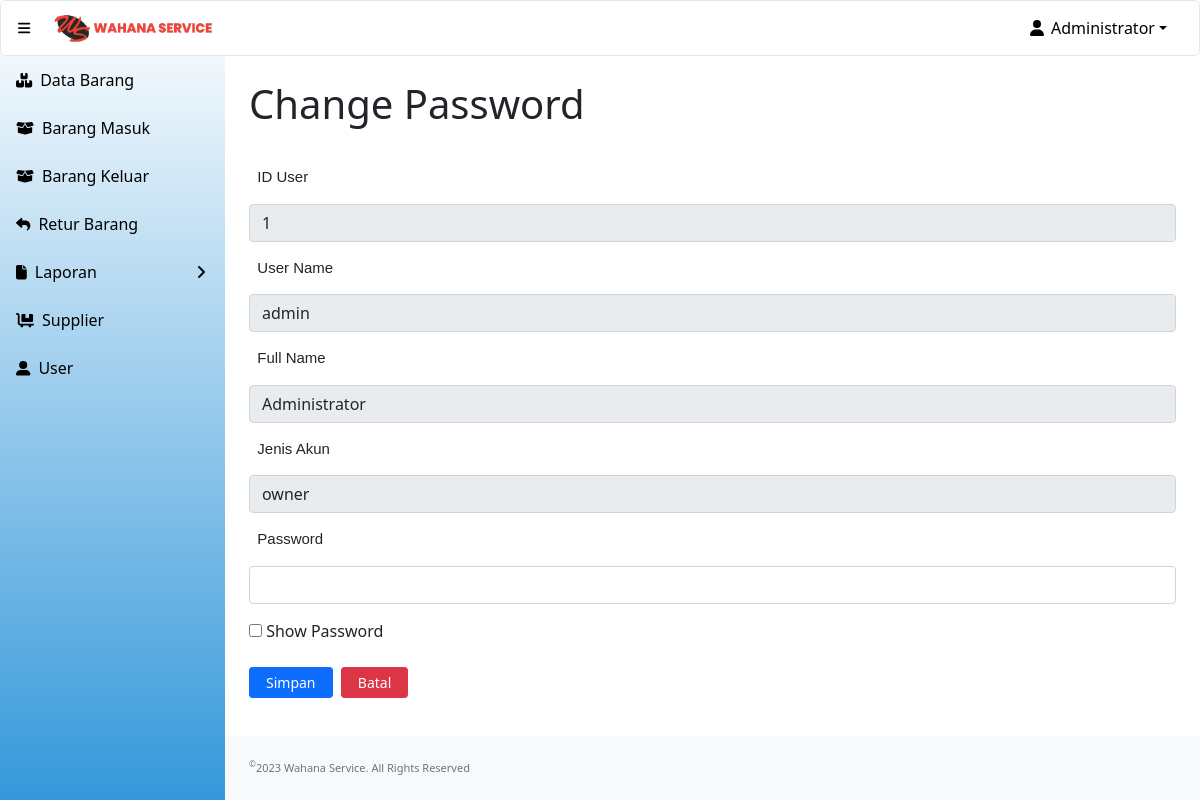
Before: /update_password.php?id=1 (signed in) with the older database file.
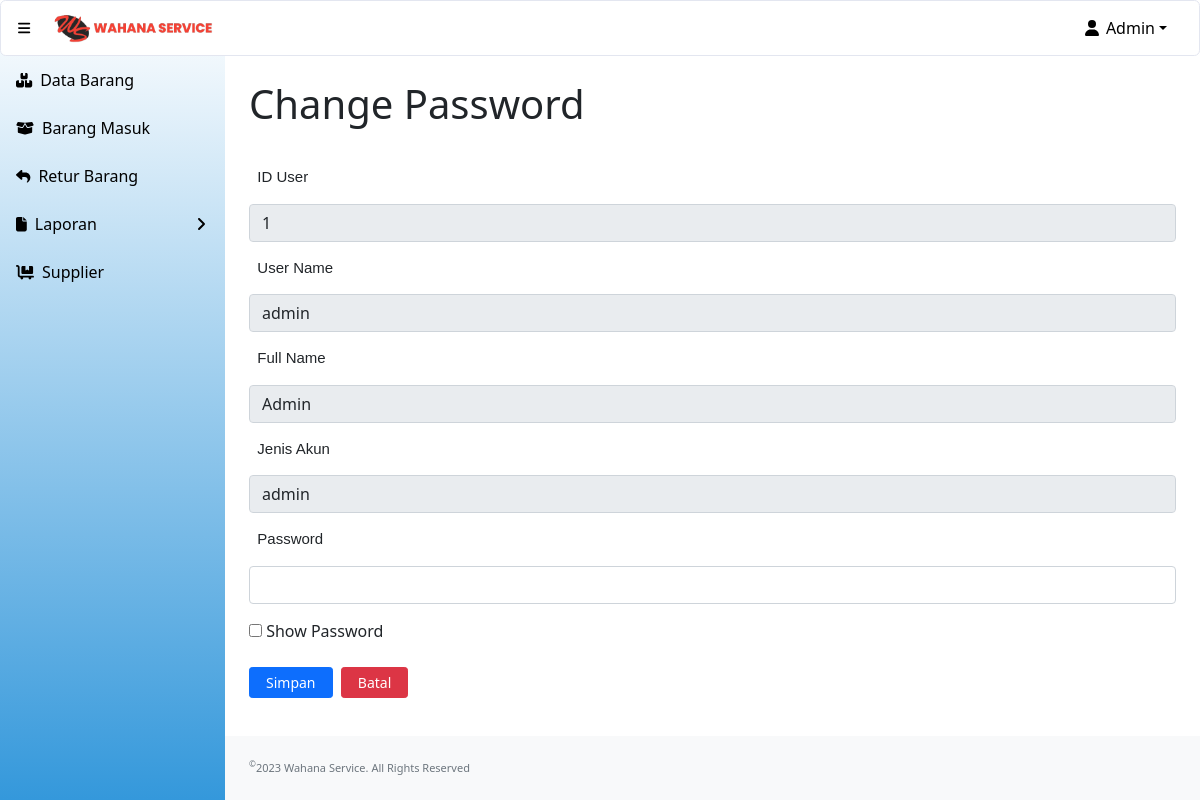
After: the same page with the newer database file.
### tables this page shows
CREATE TABLE `user` (
  `id` int(11) NOT NULL,
  `username` varchar(200) NOT NULL,
  `password` text NOT NULL,
  `fullname` varchar(200) NOT NULL,
  `level` enum('owner','admin','kasir') NOT NULL
);

### update_password.php (the view, shortened to what the changed rows need)
<?php
include "conn.php";
?>
<!DOCTYPE html>
<html lang="en">
    <head>
        <link href="https://cdn.jsdelivr.net/npm/simple-datatables@latest/dist/style.css" rel="stylesheet" />
        <link href="css/styles.css" rel="stylesheet" />
    </head>
    <?php
        $id=$_GET['id'];
        $sSQL=" select * from user where id='$id' limit 1";
        $result=mysqli_query($koneksi, $sSQL);
        if (mysqli_num_rows($result) > 0)
        {
            while ($row=mysqli_fetch_assoc($result))
            {
                $username = $row['username'];
                $fullname = $row['fullname'];
                $level = $row['level'];
            }
        }
    ?>
    <body class="sb-nav-fixed">
    <?php include "head.php"; ?>
        <div id="layoutSidenav">
        <?php include "menu.php"; ?>
            </div>
            <div id="layoutSidenav_content">
                <div class="container-fluid px-4">
                    <h1 class="mt-4" style="padding-bottom:15px";>Change Password</h1>
                    <form action="submit_update_password.php" class="form" method="post">
                    <label-form for="username">&nbsp;
                        ID User
                    </label-form>
                    <input id="id" class="form-control" type="text" name="id" value="<?php echo $id;?>" readonly/>
                    <label-form for="username">&nbsp;
                        User Name
                    </label-form>
                    <input id="username" class="form-control" type="text" name="username" value="<?php echo $username;?>" readonly/>
                    <label-form for="fullname">&nbsp;
                        Full Name
                    </label-form>
                    <input id="fullname" class="form-control" type="text" name="fullname" value="<?php echo $fullname;?>" readonly/>
                    <label-form for="level">&nbsp;
                        Jenis Akun
                    </label-form>
                    <input id="level" class="form-control" type="text" name="level" value="<?php echo $level;?>" readonly/>
                    <label-form for="password">&nbsp;
                        Password
                    </label-form>
                    <input id="password" class="form-control" type="password" name="password" required/>
                    <label for="Show Password" style="padding-top: 15px">
                        <input type="checkbox" onclick="showPassword()"/> Show Password
                    </label>
                        <div class="form-group">
                            <div class="col-sm-10">
                            </div>
                        </div>
                    </form>
                </div>
            </div>
    </body>
</html>

### head.php (shortened to what the changed rows need)
<!DOCTYPE html>
<html lang="en">
    <head>
        <link href="https://cdn.jsdelivr.net/npm/simple-datatables@latest/dist/style.css" rel="stylesheet" />
        <link href="css/styles.css" rel="stylesheet" />
    </head>
<body class="sb-nav-fixed">
<nav class="sb-topnav navbar navbar-expand">
             <ul class="navbar-nav ms-auto ms-md-0 me-3 me-lg-4">
                <li class="nav-item dropdown">
                <a class="nav-link dropdown-toggle" id="navbarDropdownMenuLink" href="#" role="button" data-bs-toggle="dropdown" aria-expanded="false"><i class="fas fa-user fa-fw"></i> <?php echo $_SESSION['fullname']; ?></a>
                </li>
            </ul>
        </nav>
</body>
</html>

### menu.php (shortened to what the changed rows need)
<!DOCTYPE html>
<html lang="en">
    <head>
        <link href="https://cdn.jsdelivr.net/npm/simple-datatables@latest/dist/style.css" rel="stylesheet" />
        <link href="css/styles.css" rel="stylesheet" />
    </head>
<body class="sb-nav-fixed">
<div id="layoutSidenav_nav">
    <nav class="sb-sidenav accordion" id="sidenavAccordion" style="background: -webkit-linear-gradient(bottom,#3498db, #FFFFFF);">
        <div class="sb-sidenav-menu">
            <div class="nav">
                <a class="nav-link" href="index.php">
                    <div class="sb-nav-link-icon"><i class="fa-solid fa-boxes-stacked"></i></div>
                    Data Barang
                </a>
                <?php if($_SESSION['level'] == "owner" || $_SESSION['level'] == "admin"){?>
                <a class="nav-link" href="restock_barang.php">
                    <div class="sb-nav-link-icon"><i class="fas fa-box-open"></i></div>
                    Barang Masuk
                </a>
                <?php } ?>
                <?php if($_SESSION['level'] == "owner" || $_SESSION['level'] == "kasir"){?>
                <a class="nav-link" href="barang_keluar.php">
                    <div class="sb-nav-link-icon"><i class="fas fa-box-open"></i></div>
                    Barang Keluar
                </a>
                <?php } ?>
                <?php if($_SESSION['level'] == "owner" || $_SESSION['level'] == "admin"){?>
                <a class="nav-link" href="retur.php">
                    <div class="sb-nav-link-icon"><i class="fa fa-reply"></i></div>
                    Retur Barang
                </a>
                <?php } ?>
                <a class="nav-link collapsed" href="#" data-bs-toggle="collapse" data-bs-target="#collapseLayouts" aria-expanded="false" aria-controls="collapseLayouts">
                    <div class="sb-nav-link-icon"><i class="fa fa-file"></i></div>
                    Laporan
                    <div class="sb-sidenav-collapse-arrow"><i class="fas fa-angle-down"></i></div>
                </a>
                <?php if($_SESSION['level'] == "owner" || $_SESSION['level'] == "admin"){?>
                <a class="nav-link" href="supplier.php">
                    <div class="sb-nav-link-icon"><i class="fa-solid fa-cart-flatbed"></i></div>
                    Supplier
                </a>
                <?php } ?>
                <?php if($_SESSION['level'] == "owner"){?>
                <a class="nav-link" href="user.php">
                    <div class="sb-nav-link-icon"><i class='fa-solid fa-user-large'></i></div>
                    User
                </a>
                <?php } ?>
            </div>
        </div>
    </nav>
</body>
</html>

Changed rows visible on the page:
changed user "admin": fullname "Administrator" → "Admin"; level "owner" → "admin"
Other visible differences:
$_SESSION['fullname']: "Administrator" → "Admin"
text no longer shown: "Barang Keluar User"
